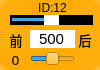
    <widget class="QWidget" name="widget_id12" native="true">
     <property name="geometry">
      <rect>
       <x>80</x>
       <y>180</y>
       <width>100</width>
       <height>70</height>
      </rect>
     </property>
     <property name="styleSheet">
      <string notr="true">background-color: rgb(255, 170, 0, 200);
border-radius:10px;</string>
     </property>
     <widget class="QLabel" name="label_ID12">
      <property name="geometry">
       <rect>
        <x>30</x>
        <y>0</y>
        <width>45</width>
        <height>16</height>
       </rect>
      </property>
      <property name="minimumSize">
       <size>
        <width>0</width>
        <height>10</height>
       </size>
      </property>
      <property name="font">
       <font>
        <family>Arial</family>
        <pointsize>9</pointsize>
       </font>
      </property>
      <property name="styleSheet">
       <string notr="true">background-color: rgb(255, 255, 255， 0);
border-radius:0px;</string>
      </property>
      <property name="text">
       <string>ID:12</string>
      </property>
      <property name="alignment">
       <set>Qt::AlignCenter</set>
      </property>
     </widget>
     <widget class="QSlider" name="horizontalSlider_pulse_id12">
      <property name="geometry">
       <rect>
        <x>10</x>
        <y>15</y>
        <width>83</width>
        <height>10</height>
       </rect>
      </property>
      <property name="autoFillBackground">
       <bool>false</bool>
      </property>
      <property name="styleSheet">
       <string notr="true">QSlider{background-color: rgb(0, 0, 0);
border-radius:0px;}
QSlider::handle {/*设置中间的那个滑动的键*/                           
    background:  rgb(255, 255, 255);
}</string>
      </property>
      <property name="minimum">
       <number>0</number>
      </property>
      <property name="maximum">
       <number>1000</number>
      </property>
      <property name="pageStep">
       <number>1</number>
      </property>
      <property name="value">
       <number>500</number>
      </property>
      <property name="orientation">
       <enum>Qt::Horizontal</enum>
      </property>
     </widget>
     <widget class="QSlider" name="horizontalSlider_dev_id12">
      <property name="geometry">
       <rect>
        <x>30</x>
        <y>50</y>
        <width>45</width>
        <height>18</height>
       </rect>
      </property>
      <property name="styleSheet">
       <string notr="true">background-color: rgba(255, 255, 255， 0);</string>
      </property>
      <property name="minimum">
       <number>-125</number>
      </property>
      <property name="maximum">
       <number>125</number>
      </property>
      <property name="pageStep">
       <number>1</number>
      </property>
      <property name="orientation">
       <enum>Qt::Horizontal</enum>
      </property>
     </widget>
     <widget class="QLabel" name="label_id12">
      <property name="geometry">
       <rect>
        <x>0</x>
        <y>50</y>
        <width>31</width>
        <height>20</height>
       </rect>
      </property>
      <property name="minimumSize">
       <size>
        <width>0</width>
        <height>10</height>
       </size>
      </property>
      <property name="font">
       <font>
        <family>DejaVu Sans</family>
        <pointsize>10</pointsize>
       </font>
      </property>
      <property name="styleSheet">
       <string notr="true">background-color: rgb(255, 255, 255， 0);</string>
      </property>
      <property name="text">
       <string>0</string>
      </property>
      <property name="alignment">
       <set>Qt::AlignCenter</set>
      </property>
     </widget>
     <widget class="QLineEdit" name="lineEdit_id12">
      <property name="geometry">
       <rect>
        <x>30</x>
        <y>30</y>
        <width>45</width>
        <height>18</height>
       </rect>
      </property>
      <property name="sizePolicy">
       <sizepolicy hsizetype="Fixed" vsizetype="Fixed">
        <horstretch>0</horstretch>
        <verstretch>0</verstretch>
       </sizepolicy>
      </property>
      <property name="font">
       <font>
        <family>Arial</family>
        <pointsize>11</pointsize>
       </font>
      </property>
      <property name="autoFillBackground">
       <bool>false</bool>
      </property>
      <property name="styleSheet">
       <string notr="true">background-color: rgb(255, 255, 255);
border-radius:0px;</string>
      </property>
      <property name="text">
       <string>500</string>
      </property>
      <property name="maxLength">
       <number>1000</number>
      </property>
      <property name="alignment">
       <set>Qt::AlignCenter</set>
      </property>
      <property name="dragEnabled">
       <bool>false</bool>
      </property>
      <property name="readOnly">
       <bool>false</bool>
      </property>
     </widget>
     <widget class="QLabel" name="label_back5">
      <property name="geometry">
       <rect>
        <x>75</x>
        <y>30</y>
        <width>20</width>
        <height>20</height>
       </rect>
      </property>
      <property name="font">
       <font>
        <pointsize>10</pointsize>
        <weight>50</weight>
        <italic>false</italic>
        <bold>false</bold>
       </font>
      </property>
      <property name="styleSheet">
       <string notr="true">background-color: rgb(255, 255, 255, 0);</string>
      </property>
      <property name="text">
       <string>后</string>
      </property>
      <property name="alignment">
       <set>Qt::AlignCenter</set>
      </property>
     </widget>
     <widget class="QLabel" name="label_front5">
      <property name="geometry">
       <rect>
        <x>6</x>
        <y>30</y>
        <width>20</width>
        <height>20</height>
       </rect>
      </property>
      <property name="font">
       <font>
        <pointsize>10</pointsize>
        <weight>50</weight>
        <italic>false</italic>
        <bold>false</bold>
       </font>
      </property>
      <property name="styleSheet">
       <string notr="true">background-color: rgb(255, 255, 255, 0);</string>
      </property>
      <property name="text">
       <string>前</string>
      </property>
      <property name="alignment">
       <set>Qt::AlignCenter</set>
      </property>
     </widget>
    </widget>
